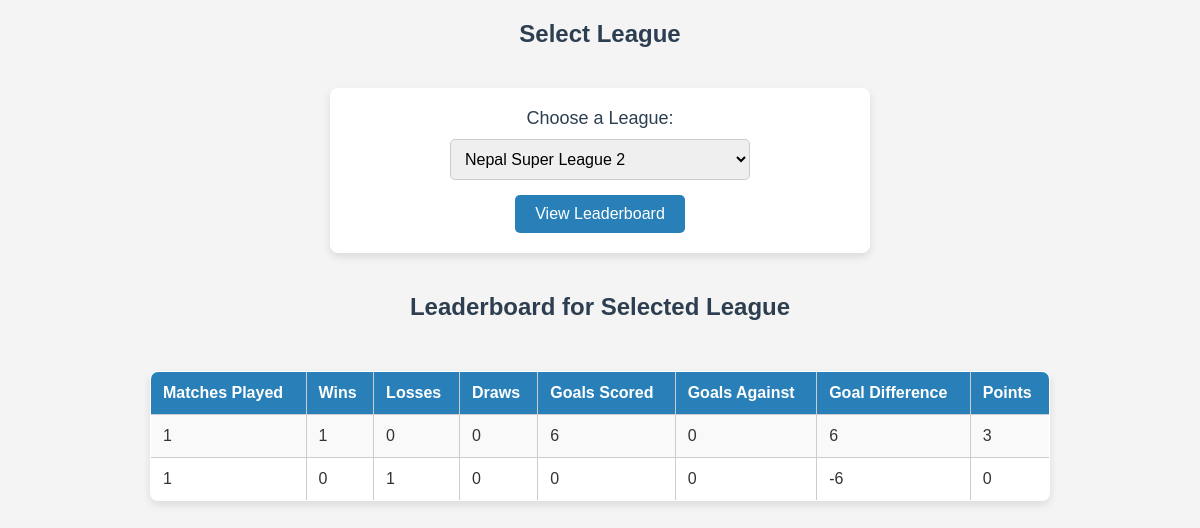
Screenshot of /pages/view_leaderboard.php?league_id=42 with the database file from the repository.
### tables this page shows
CREATE TABLE `leaderboard` (
  `leaderboard_id` int(11) NOT NULL,
  `club_id` int(11) NOT NULL,
  `league_id` int(11) NOT NULL,
  `matches_played` int(11) DEFAULT 0,
  `wins` int(11) DEFAULT 0,
  `losses` int(11) DEFAULT 0,
  `draws` int(11) DEFAULT 0,
  `goals_scored` int(11) DEFAULT 0,
  `goals_against` int(11) DEFAULT 0,
  `goal_difference` int(11) DEFAULT 0,
  `points` int(11) DEFAULT 0,
  `created_by` varchar(255) NOT NULL
);

### pages/view_leaderboard.php (the view, shortened to what this page needs)
<?php
$servername = "localhost";
$username = "root";
$password = "";
$dbname = "leaguedb";
$conn = new mysqli($servername, $username, $password, $dbname);
$leagueQuery = "SELECT league_id, league_name FROM league";
$leagueResult = $conn->query($leagueQuery);
$selected_league = isset($_GET['league_id']) ? $_GET['league_id'] : null;
$result = null;
if ($selected_league) {
    $sql = "SELECT * FROM leaderboard WHERE league_id = ?";
    $stmt = $conn->prepare($sql);
    if ($stmt) {
        $stmt->bind_param("i", $selected_league);
        $stmt->execute();
        $result = $stmt->get_result();
    }
}
?>
<!DOCTYPE html>
<html lang="en">
<head>
</head>
<body>
<h2>Select League</h2>
<form action="" method="get">
    <label for="league_id">Choose a League:</label>
    <select name="league_id" id="league_id">
        <?php
        if ($leagueResult->num_rows > 0) {
            while ($league = $leagueResult->fetch_assoc()) {
                $selected = $league['league_id'] == $selected_league ? 'selected' : '';
                echo "<option value='{$league['league_id']}' $selected>{$league['league_name']}</option>";
            }
        }
        ?>
    </select>
    <button type="submit">View Leaderboard</button>
</form>
<?php
if ($result && $result->num_rows > 0) {
    echo "<h2>Leaderboard for Selected League</h2>";
    echo "<table border='1'>
            <tr>
                <th>Matches Played</th>
                <th>Wins</th>
                <th>Losses</th>
                <th>Draws</th>
                <th>Goals Scored</th>
                <th>Goals Against</th>
                <th>Goal Difference</th>
                <th>Points</th>
            </tr>";
    while ($row = $result->fetch_assoc()) {
        echo "<tr>
                <td>{$row['matches_played']}</td>
                <td>{$row['wins']}</td>
                <td>{$row['losses']}</td>
                <td>{$row['draws']}</td>
                <td>{$row['goals_scored']}</td>
                <td>{$row['goals_against']}</td>
                <td>{$row['goal_difference']}</td>
                <td>{$row['points']}</td>
              </tr>";
    }
    echo "</table>";
} elseif ($selected_league) {
    echo "No leaderboard data found for the selected league.";
}
?>
</body>
</html>

### pages/view_leaderboard.php (style rules this page uses)
body { font-family: Arial, sans-serif; background-color: #f4f4f4; color: #333; margin: 0; padding: 0; display: flex; flex-direction: column; align-items: center; justify-content: flex-start; height: 100vh; }
h2 { text-align: center; color: #2c3e50; margin-top: 20px; }
form { background-color: #fff; padding: 20px; border-radius: 8px; box-shadow: 0 4px 8px rgba(0, 0, 0, 0.1); margin: 20px 0; display: flex; flex-direction: column; align-items: center; width: 80%; max-width: 500px; }
form label { font-size: 18px; margin-bottom: 10px; color: #2c3e50; }
form select { padding: 10px; font-size: 16px; margin-bottom: 15px; border: 1px solid #ccc; border-radius: 5px; width: 100%; max-width: 300px; }
form button { padding: 10px 20px; background-color: #2980b9; color: white; border: none; border-radius: 5px; cursor: pointer; font-size: 16px; transition: background-color 0.3s ease; }
table { width: 80%; max-width: 900px; margin-top: 30px; border-collapse: collapse; border-radius: 8px; overflow: hidden; background-color: #fff; box-shadow: 0 4px 8px rgba(0, 0, 0, 0.1); }
table, th, td { border: 1px solid #ccc; }
th, td { padding: 12px; text-align: left; font-size: 16px; }
th { background-color: #2980b9; color: white; }
tr:nth-child(even) { background-color: #f9f9f9; }

### rows the page displays
leaderboard: matches_played "1", wins "1", losses "0", draws "0", goals_scored "6", goals_against "0", goal_difference "6", points "3"
leaderboard: matches_played "1", wins "0", losses "1", draws "0", goals_scored "0", goals_against "0", goal_difference "-6", points "0"

### other values shown
form field league_id "Nepal Super League 2"
